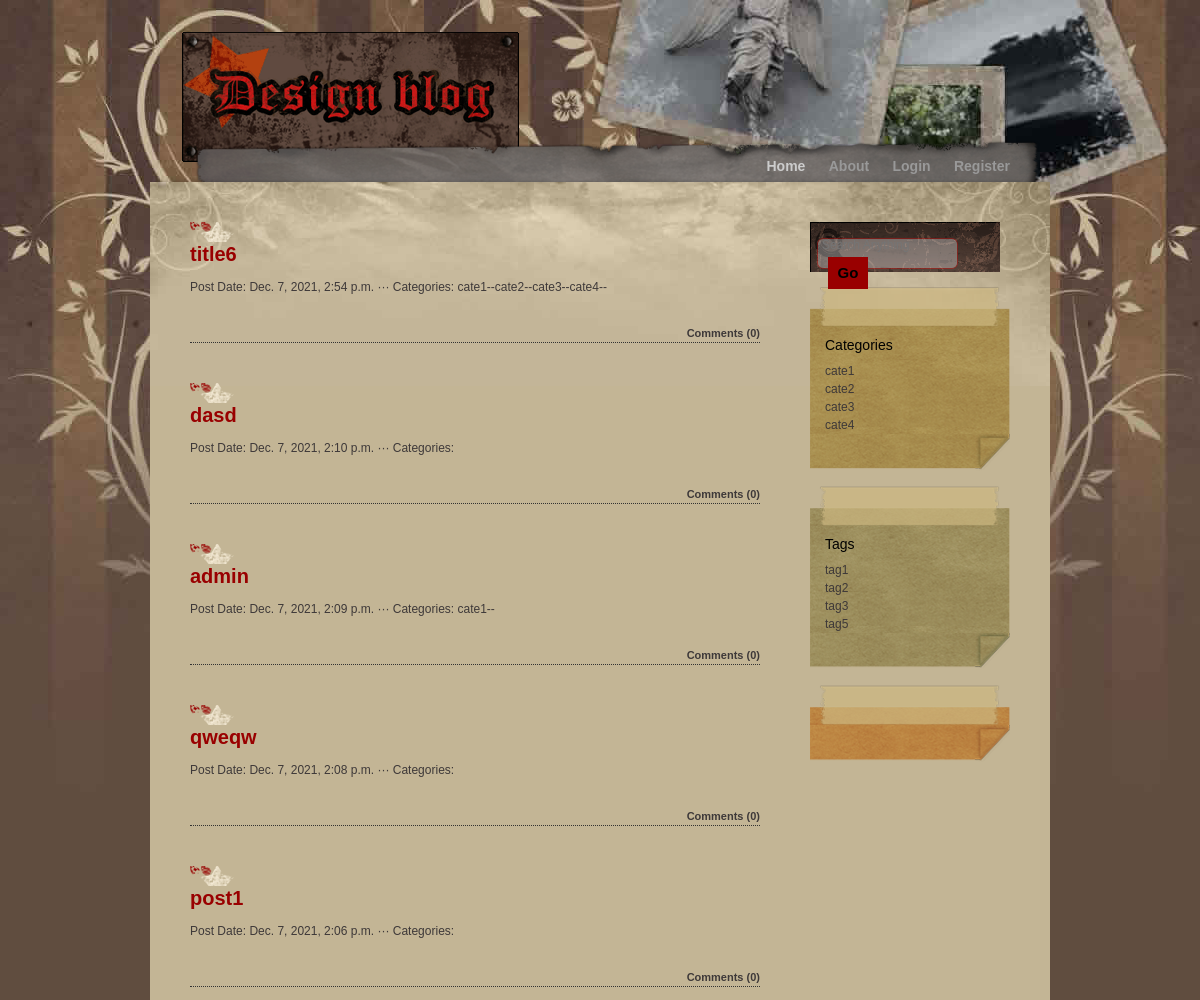
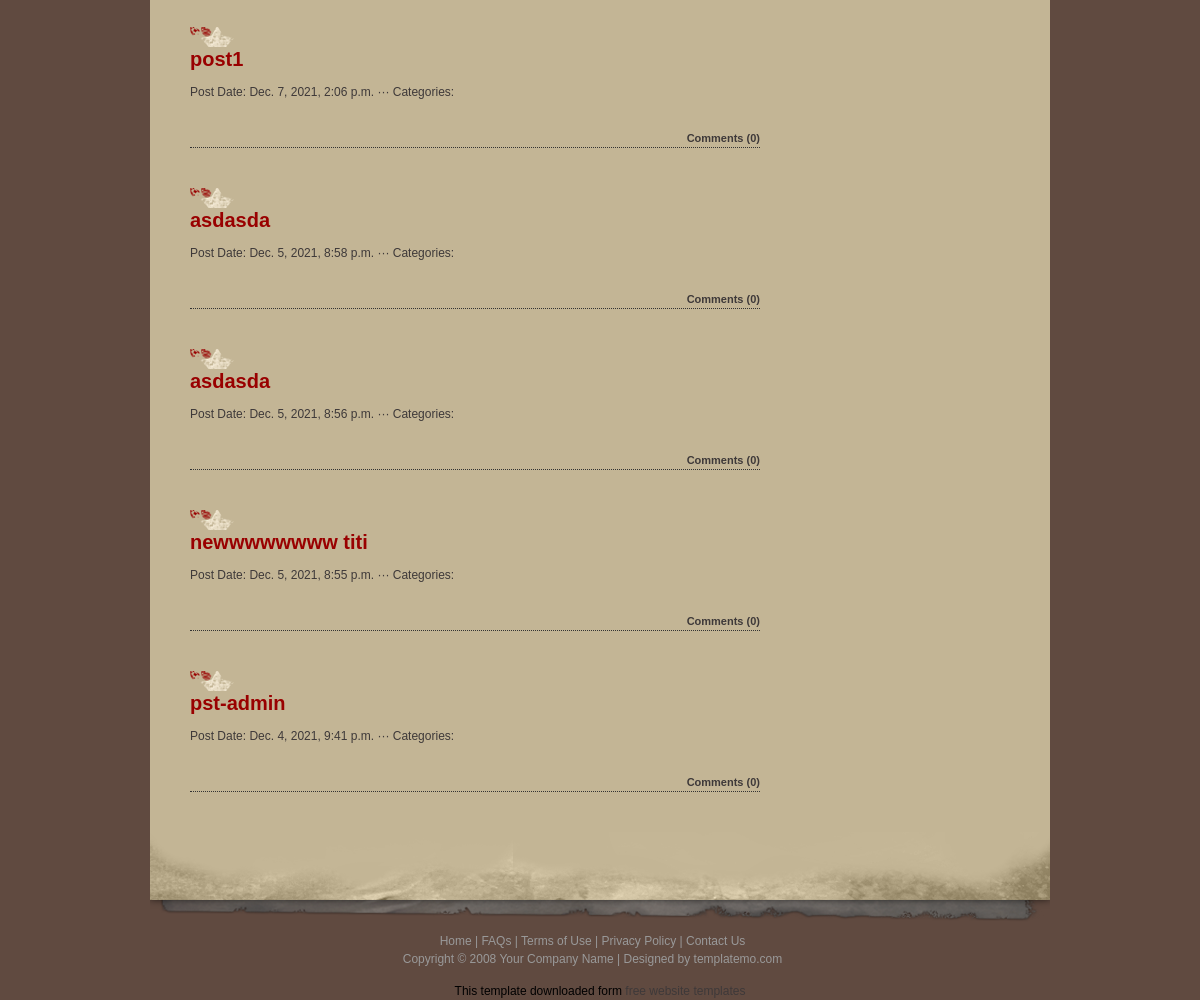
Page /blog/home/ on the committed database (2 pictures, top to bottom).
### post/models.py (models this page shows, shortened)
class Post(models.Model):
    title = models.CharField(max_length=120)
    image = models.ImageField(upload_to="", blank=True)
    content = models.TextField()
    created_at = models.DateTimeField(auto_now_add=True)
    slug = models.SlugField(unique=True, max_length=120, null=True, blank=True)
    author = models.ForeignKey(User, on_delete=CASCADE)
    category = models.ManyToManyField(Category)
    tag = models.ManyToManyField(Tag, blank=True, null=True)
    class Meta:
        unique_together = ('title', 'slug')

class Category(models.Model):
    title = models.CharField(max_length=120)
    slug = models.SlugField(unique=True, max_length=120, null=True, blank=True)
    parent = models.ForeignKey('self', on_delete=models.PROTECT, blank=True, null=True)
    class Meta:
        unique_together = ('title', 'slug')

class Tag(models.Model):
    title = models.CharField(max_length=120)
    slug = models.SlugField(unique=True, max_length=120, null=True)
    class Meta:
        unique_together = ('title', 'slug')

### post/views.py (the view)
# urls.py: path('home/', HomeListView.as_view(), name='home'),
class HomeListView(ListView):
    model = Post
    template_name = 'post/home.html'
    def get_context_data(self, **kwargs):
        context = super().get_context_data(**kwargs)
        context['posts'] = Post.objects.all().order_by('-created_at')
        context['categories'] = Category.objects.all()
        context['tags'] = Tag.objects.all()
        return context

### post/templates/post/home.html (shortened to what this page needs)
{% extends "post/class_base.html" %}
{% load static %}
{% block menu %}
{% if request.user.is_authenticated %}
<ul>
    <li><a href="{% url 'home' %}">Home</a></li>
    <li><a href="#">About</a></li>
    <li><a href="{% url 'add_post' %}">Add New Post</a></li>
    <li><a href="{% url 'dashboard' %}">Dashboard</a></li>
    <li><a href="{% url 'logout' %}">Logout</a></li>
</ul>
{% else %}
<ul>
    <li><a href="#" class="current">Home</a></li>
    <li><a href="#">About</a></li>
    <li><a href="{% url 'login' %}">Login</a></li>
    <li><a href="{% url 'register' %}">Register</a></li>
</ul>
{% endif %}
{% endblock menu %}
{% block content %}
  {% for post in posts %}
    <div class="postbody">
    <a href="/blog/post-detail/{{post.slug}}"><h1>{{post.title}}</h1></a><br><br>
    <div class="publish_info">Post Date: {{post.created_at}} ··· Categories: <a href="#">{% for category_ in post.category.all %}{{category_.title}}--{% endfor %}</a></div><br>
    <div class="comment"><a href="#">Comments ({{post.comment_set.count}})</a></div>
    </div>
  {% endfor %}
{% endblock content %}

### post/templates/post/class_base.html (shortened to what this page needs)
{% load static %}
<!DOCTYPE html>
<html lang="en">
<head>
  <link href="https://cdn.jsdelivr.net/npm/bootstrap@5.0.0-beta1/dist/css/bootstrap.min.css" rel="stylesheet"
>
  <link rel="stylesheet" href="{% static 'style.css' %}">
</head>
<body>
  <div id="container_wrapper1">
    <div id="container_wrapper2">
      <div id="container">
        <div id="header">
          <div id="logo">
            <div id="site_slogan"></div>
          </div>
        </div>
        <div id="menu">
          {% block menu %}
          {% endblock menu %}
        </div>
        <div id="content">
          <div id="left_column">
            {% block content %}
            {% endblock content %}
          </div>
          <div id="right_column">
            <div class="section">
              <form method="get" action="#" class="search">
                <input name="search" type="text" placeholder="Search Anything" id="keyword" />
                <input type="submit" value="Go" class="button" />
              </form>
            </div>
            <div class="section">
              <div class="section1_top"></div>
              <div class="section1_middle">
                <h2>Categories</h2>
                <ul>
                  {% for cate in categories %}
                  <li><a href='/blog/category/{{cate.slug}}'>{{cate.title}}</a></li>
                  {% endfor %}
                </ul>
              </div>
              <div class="section1_bottom"></div>
            </div>
            <div class="section">
              <div class="section2_top"></div>
              <div class="section2_middle">
                <h2>Tags</h2>
                <ul>
                  {% for tag in tags %}
                  <li>{{tag.title}}</li>
                  {% endfor %}
                </ul>
              </div>
              <div class="section2_bottom"></div>
            </div>
            <div class="section">
              <div class="section3_top"></div>
              <div class="section3_bottom"></div>
            </div>
          </div>
        </div>
        <div id="bottom"></div>
        <div id="footer"> <a href="#">Home</a> | <a href="#">FAQs</a> | <a href="#">Terms of Use</a> | <a
            href="#">Privacy Policy</a> | <a href="#">Contact Us</a> <br />
          Copyright © 2008 <a href="#">Your Company Name</a> | Designed by <a href="#">templatemo.com</a> </div>
      </div>
    </div>
  </div>
  <div align=center>This template downloaded form <a href='http://all-free-download.com/free-website-templates/'>free
      website templates</a></div>
</body>
</body>
</html>

### post/static/style.css (style rules this page uses)
body { margin:0; padding:0; line-height: 1.5em; font-family: Helvetica, Arial, sans-serif; font-size: 12px; color: #000000; background: #604a40; }
a:link, a:visited { color: #3e3939; text-decoration: none; }
h1 { margin: 0px; padding: 20px 0px 0px 0px; font-size: 20px; font-weight: bold; color:#990000; height: 20px; background: url(post/media/h1_background.png) left center no-repeat; }
h2 { margin: 0px 0px 8px 0px; padding: 10px 0px 0px 15px; font-size: 14px; color: #000000; }
#container_wrapper1 { background: url(post/media/background.gif) top center repeat-x; }
#container_wrapper2 { background: url(post/media/mainbackground.jpg) top center no-repeat; }
#container { margin: 0px auto; width: 900px; }
#header { clear: both; padding: 30px 0px 0px 30px; width: 870px; height: 140px; }
#logo { height: 134px; background: url(post/media/logo.gif) no-repeat; }
#site_slogan { padding: 90px 0px 10px 160px; font-size: 12px; color: #999999; }
#menu { clear: both; margin: 0px; padding: 0px; width: 900px; height: 42px; text-align: right; background: url(post/media/menu_bg.png) no-repeat; }
#menu ul { margin: 0px; padding: 18px 20px 0px 0px; list-style: none; }
#menu ul li { margin: 0px; display: inline; }
#menu ul li a { margin: 0px; padding: 0px 20px 0px 0px; font: 14px arial; font-weight: bold; color:#999999; text-decoration: none; }
#menu ul li a:hover, #menu ul li .current { color: #cccccc; }
#content { float: left; margin: 0px; width: 900px; background: #c3b595 url(post/media/content_bg.jpg) no-repeat; }
#left_column { float: left; margin: 40px 0px 0px 40px; padding: 0px; width: 570px; }
#right_column { float: right; margin: 40px 40px 0px 0px; padding: 0px; width: 200px; }
#bottom { clear: both; margin: 0px; padding: 0px; width: 900px; height: 90px; background: url(post/media/content_bg_bottom.png) no-repeat; }
.section { margin: 0px 0px 15px 0px; padding: 0px; color: #3e3939; }
.section .section1_top { height: 40px; background: url(post/media/section1_top.png) no-repeat; }
.section .section1_middle { background: url(post/media/section1_middle.png) repeat-y; }
.section .section1_bottom { height: 37px; background:url(post/media/section1_bottom.png) no-repeat; }
.section .section2_top { height: 40px; background: url(post/media/section2_top.png) no-repeat; }
.section .section2_middle { background: url(post/media/section2_middle.png) repeat-y; }
.section .section2_bottom { height: 37px; background: url(post/media/section2_bottom.png) no-repeat; }
.section .section3_top { height: 40px; background: url(post/media/section3_top.png) no-repeat; }
.section .section3_bottom { height: 37px; background: url(post/media/section3_bottom.png) no-repeat; }
.section ul { margin: 0px 0px 0px 15px; padding: 0px; list-style: none; }
.section ul li { display: block; }
.section ul li a { padding: 0px; margin: 0px; color: #3e3939; text-decoration: none; }
.postbody { padding: 0px; margin-bottom: 40px; border-bottom: 1px dotted #333333; }
.publish_info { clear: both; margin: 0px; padding: 0px; color:#3e3939; }
.comment { clear: both; margin: 10px 0px 0px 0px; width: 570px; text-align: right; padding: 0px; }
.comment a { padding: 5px 0px 5px 0px; font-size: 11px; font-weight: bold; background: url(post/media/comment_icon.gif) left center no-repeat; }
.search { width: 190px; margin: 0px; padding: 13px 0px 0px 10px; height: 50px; background: url(post/media/search_box.gif) no-repeat; }
input { width: 130px; background: none; color: #CCCCCC; border: none; }
.button { margin: 2px 0px 0px 8px; height: 32px; width: 40px; color: #000000; font-size: 15px; font-weight: bold; border: none; background: #990000; }
#footer { clear: both; padding: 10px 0px 0px 15px; width: 870px; height: 60px; text-align: center; color: #999999; text-align: center; }
#footer a { color: #999999; }

### rows in the picture
Post: title "title6", created_at "Dec. 7, 2021, 2:54 p.m.", comment_set.count "0"
Category: title "cate1"
Category: title "cate2"
Category: title "cate3"
Category: title "cate4"
Post: title "dasd", created_at "Dec. 7, 2021, 2:10 p.m.", comment_set.count "0"
Post: title "admin", created_at "Dec. 7, 2021, 2:09 p.m.", comment_set.count "0"
Post: title "qweqw", created_at "Dec. 7, 2021, 2:08 p.m.", comment_set.count "0"
Post: title "post1", created_at "Dec. 7, 2021, 2:06 p.m.", comment_set.count "0"
Post: title "post1", created_at "Dec. 7, 2021, 2:06 p.m.", comment_set.count "0"
Post: title "asdasda", created_at "Dec. 5, 2021, 8:58 p.m.", comment_set.count "0"
Post: title "asdasda", created_at "Dec. 5, 2021, 8:56 p.m.", comment_set.count "0"
Post: title "newwwwwwww titi", created_at "Dec. 5, 2021, 8:55 p.m.", comment_set.count "0"
Post: title "pst-admin", created_at "Dec. 4, 2021, 9:41 p.m.", comment_set.count "0"
Tag: title "tag1"
Tag: title "tag2"
Tag: title "tag3"
Tag: title "tag5"
